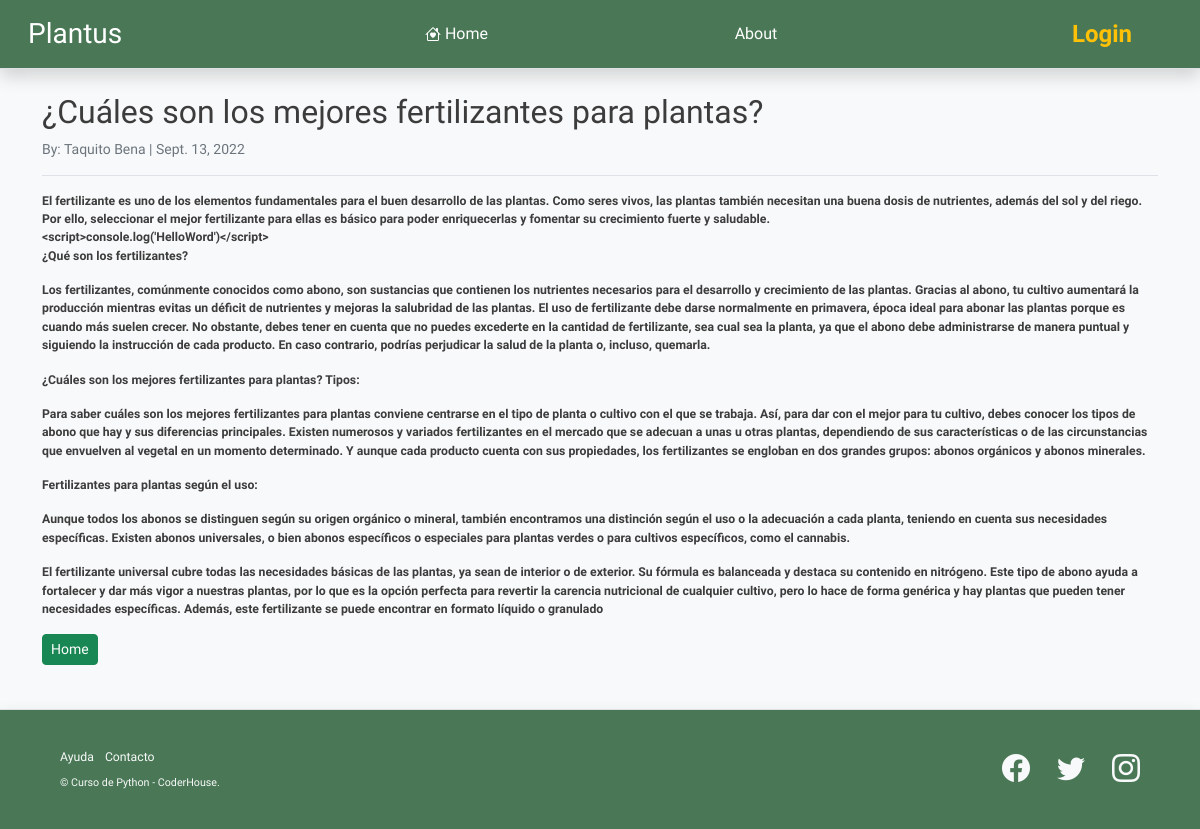
Page /post/9 on the committed database.
### blog/models.py (models this page shows, shortened)
class Post(models.Model):
    title       = models.CharField(max_length=255)
    author      = models.ForeignKey(User, on_delete = models.CASCADE)
    body        = RichTextField(blank = True, null = True)
    post_image  = models.URLField(max_length=250, default='https://dummyimage.com/600x400/e0e0e0/878787.png&text=img')
    post_date   = models.DateField(auto_now_add=True)
    category    = models.CharField(max_length=255)

### blog/views.py (the view)
# urls.py: path('post/<int:pk>', PostDetailView.as_view(), name="post_details"),
class PostDetailView (DetailView):
    model           = Post
    template_name   = 'post_details.html'

### blog/templates/post_details.html (shortened to what this page needs)
{% extends "base.html" %}
{% block blog_base %}
<div>
    <div class='border-bottom'>
        <h2> {{post.title}} <h2/>
        <p class='text-secondary fw-normal fs-6 '>
            <small> By: {{post.author.first_name}} {{post.author.last_name}} | {{post.post_date}}<small/>
        </p>
    </div>
    <div>
        <p>
            {{ post.body|linebreaks  }}
        </p>
    </div>
    <a class='btn btn-success btn-sm' href="{% url 'home' %}">
        Home
    </a>
</div>
{% endblock blog_base %}

### blog/templates/base.html (shortened to what this page needs)
{% load static %}
<!DOCTYPE html>
<html lang="en">
<head>
    <link href="https://unpkg.com/aos@2.3.1/dist/aos.css" rel="stylesheet">
    <link rel="stylesheet" href="https://cdn.jsdelivr.net/npm/bootstrap-icons@1.7.1/font/bootstrap-icons.css">
    <link href="https://cdn.jsdelivr.net/npm/bootstrap@5.2.0/dist/css/bootstrap.min.css" rel="stylesheet">
    <link rel="stylesheet" href="{% static 'css/custom-styles.css' %}">
</head>
<body class='bg-light'>
    <nav class="navbar navbar-expand-lg navbar-dark bg-dark border-bottom shadow">
        <div class="container-fluid">
          <a class="navbar-brand ps-3 fs-3" href="{% url 'home' %}">Plantus</a>
          <div class="collapse navbar-collapse  w-100" id="navbarSupportedContent">
            <ul class="navbar-nav me-auto mb-2 mb-lg-0 w-100 px-5 justify-content-evenly fs-6">
                <li class="nav-item">
                    <a class="nav-link active d-flex align-items-center gap-1" aria-current="page" href="{% url 'home' %}">
                         Home
                    </a>
                </li>
                <li class="nav-item"><a class="nav-link active" href="#">About</a></li>
            </ul>
            {% if  user.is_authenticated %}
            <ul class="navbar-nav me-auto mb-2 mb-lg-0 pe-5">
                    <li class="nav-item dropdown fs-4 fw-normal">
                        <a class="nav-link dropdown-toggle text-warning fw-bold" href="#" role="button" data-bs-toggle="dropdown" aria-expanded="false">
                            Hello {{user}}!
                        </a>
                        <ul class="dropdown-menu ">
                            <li><a class="dropdown-item" href="{% url 'update_profile' %}">Edit Profile</a></li>
                            <li><hr class="dropdown-divider"></li>
                            <li><a class="dropdown-item text-danger" href="{% url 'logout' %}">Logout</a></li>
                        </ul>
                    </li>
            </ul>
            {% else %}
            <ul class="navbar-nav me-auto mb-2 mb-lg-0 pe-5 fs-4 fw-normal">
                <li class="nav-item"><a class="nav-link text-warning fw-bold" href="{% url 'login' %}">Login</a></li>
            </ul>
            {% endif %}
          </div>
        </div>
    </nav>
    <main class="container pt-4 pb-4">
        {% block blog_base %}
        {% endblock blog_base %}
    </main>
    <footer class="footer bg-dark navbar-dark border-top shadow px-5">
        <div class="container-fluid">
            <div class="row">
                <div class="col-lg-6 h-100 text-center text-lg-start my-auto">
                    <ul class="list-inline mb-2 text-light">
                        <li class="list-inline-item">
                            <a class="nav-link " href="#!">Ayuda</a>
                        </li>
                        <li class="list-inline-item">
                            <a class="nav-link" href="#!">Contacto</a>
                        </li>
                    </ul>
                    <p class="small mb-4 mb-lg-0 text-light">&copy; Curso de Python - CoderHouse.</p>
                </div>
                <div class="col-lg-6 h-100 text-center text-lg-end my-auto">
                    <ul class="list-inline mb-0 text-light">
                        <li class="list-inline-item me-4">
                            <a class="nav-link" href="#!"><i class="bi-facebook fs-3"></i></a>
                        </li>
                        <li class="list-inline-item me-4">
                            <a class="nav-link" href="#!"><i class="bi-twitter fs-3"></i></a>
                        </li>
                        <li class="list-inline-item">
                            <a class="nav-link" href="https://www.instagram.com/espndeportes/?hl=es"><i class="bi-instagram fs-3"></i></a>
                        </li>
                    </ul>
                </div>
            </div>
        </div>
    </footer>
</body>
</html>

### blog/static/css/custom-styles.css (style rules this page uses)
:root { --bs-font-sans-serif: 'Raleway', sans-serif; --bs-body-font-family: var(--bs-font-sans-serif); }
body { color:rgb(60, 60, 60) }
.bg-dark { background-color: #4A7856 !important; }
.text-warning { color: #FAA025; }
.navbar { min-height: 5vh; }
main { min-height: 80vh; font-weight: 600; }
.footer { display: flex; align-items: center; min-height: 15vh; }

### rows in the picture
Post: title "¿Cuáles son los mejores fertilizantes para plantas?", author.first_name "Taquito", author.last_name "Bena", post_date "Sept. 13, 2022", body "El fertilizante es uno de los elementos fundamentales para el buen desarrollo de las plantas. Como seres vivos, las plantas también necesitan una buena dosis de nutrientes, además del sol y del riego. Por ello, seleccionar el mejor fertilizante para ellas es básico para poder enriquecerlas y fomentar su crecimiento fuerte y saludable. <script>console.log('HelloWord')</script> ¿Qué son los fertilizantes? Los fertilizantes, comúnmente conocidos como abono, son sustancias que contienen los nutrientes necesarios para el desarrollo y crecimiento de las plantas. Gracias al abono, tu cultivo aumentará la producción mientras evitas un déficit de nutrientes y mejoras la salubridad de las plantas. El…"
